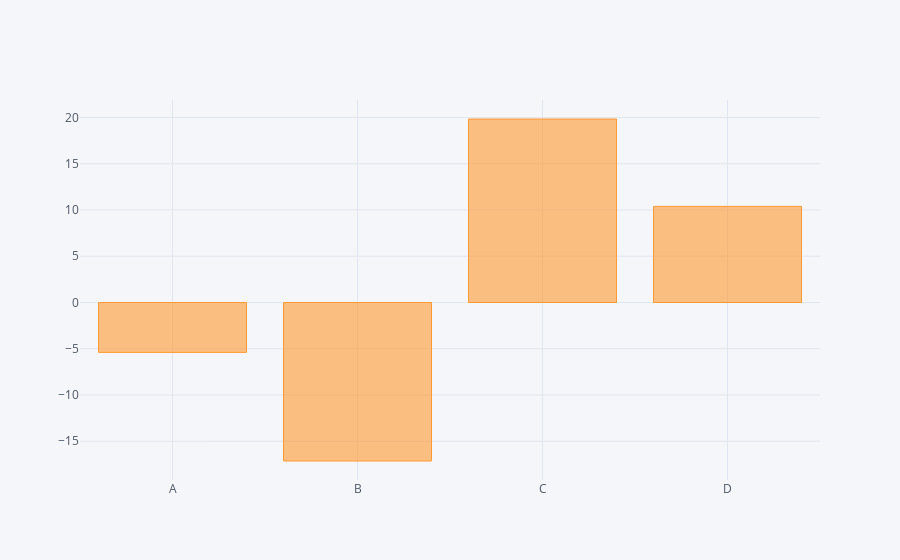

The notebook cell saved with this chart:
### Code cell
df.sum().iplot(kind='bar')

### Figure 1 — Plotly figure (JSON) as saved in the notebook; plotly's stock layout.template omitted (floating-point values rounded to 4 significant figures)
{"data": [{"marker": {"color": "rgba(255, 153, 51, 0.6)", "line": {"color": "rgba(255, 153, 51, 1.0)", "width": 1}}, "name": "None", "orientation": "v", "text": "", "type": "bar", "uid": "caee689f-344a-4a75-a3c2-97da17a28b3f", "x": ["A", "B", "C", "D"], "y": [-5.393, -17.13, 19.83, 10.39]}], "layout": {"autosize": true, "legend": {"bgcolor": "#F5F6F9", "font": {"color": "#4D5663"}}, "paper_bgcolor": "#F5F6F9", "plot_bgcolor": "#F5F6F9", "title": {"font": {"color": "#4D5663"}}, "xaxis": {"autorange": true, "gridcolor": "#E1E5ED", "range": [-0.5, 3.5], "showgrid": true, "tickfont": {"color": "#4D5663"}, "title": {"font": {"color": "#4D5663"}, "text": ""}, "type": "category", "zerolinecolor": "#E1E5ED"}, "yaxis": {"autorange": true, "gridcolor": "#E1E5ED", "range": [-19.19, 21.89], "showgrid": true, "tickfont": {"color": "#4D5663"}, "title": {"font": {"color": "#4D5663"}, "text": ""}, "type": "linear", "zerolinecolor": "#E1E5ED"}}}
